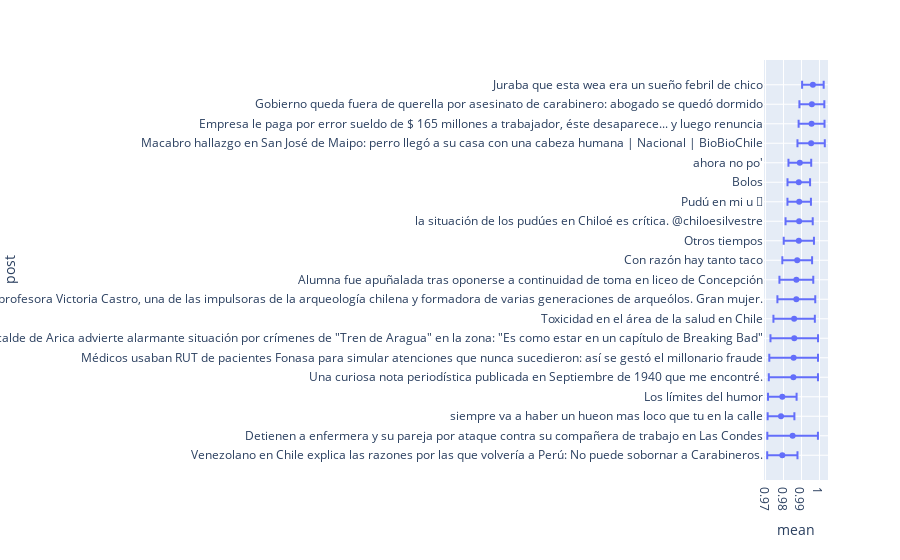

The cell this chart's notebook holds for it:
### Code cell
r_order = order[::-1][-20:]
data_dic = {
    'mean': posterior_mean[r_order],
    'std_err': std_err[r_order],
    'post': ordered_post[::-1]
}
df = pd.DataFrame(data=data_dic)
fig = px.scatter(df, x="mean", y="post", error_x="std_err")
fig.show()

### Figure 1 — Plotly figure (JSON) as saved in the notebook; plotly's stock layout.template omitted (floating-point values rounded to 4 significant figures)
{"data": [{"error_x": {"array": [0.008422, 0.01408, 0.007437, 0.007949, 0.01367, 0.01354, 0.01323, 0.01152, 0.01053, 0.009411, 0.008273, 0.008404, 0.007561, 0.006531, 0.006281, 0.006328, 0.007604, 0.007205, 0.006933, 0.006]}, "hovertemplate": "mean=%{x}<br>post=%{y}<extra></extra>", "legendgroup": "", "marker": {"color": "#636efa", "symbol": "circle"}, "mode": "markers", "name": "", "orientation": "h", "showlegend": false, "type": "scatter", "x": [0.9794, 0.9851, 0.9786, 0.9793, 0.9855, 0.9856, 0.986, 0.9859, 0.9871, 0.9871, 0.9876, 0.9885, 0.9887, 0.9887, 0.9885, 0.9891, 0.9954, 0.9956, 0.9958, 0.9964], "xaxis": "x", "y": ["Venezolano en Chile explica las razones por las que volvería a Perú: No puede sobornar a Carabineros.", "Detienen a enfermera y su pareja por ataque contra su compañera de trabajo en Las Condes", "siempre va a haber un hueon mas loco que tu en la calle", "Los límites del humor", "Una curiosa nota periodística publicada en Septiembre de 1940 que me encontré.", "Médicos usaban RUT de pacientes Fonasa para simular atenciones que nunca sucedieron: así se gestó el millonario fraude", "Alcalde de Arica advierte alarmante situación por crímenes de \"Tren de Aragua\" en la zona: \"Es como estar en un capítulo de Breaking Bad\"", "Toxicidad en el área de la salud en Chile", "Hoy falleció la profesora Victoria Castro, una de las impulsoras de la arqueología chilena y formadora de varias generaciones de arqueólos. Gran mujer.", "Alumna fue apuñalada tras oponerse a continuidad de toma en liceo de Concepción", "Con razón hay tanto taco", "Otros tiempos", "la situación de los pudúes en Chiloé es crítica. @chiloesilvestre", "Pudú en mi u 🤠", "Bolos", "ahora no po'", "Macabro hallazgo en San José de Maipo: perro llegó a su casa con una cabeza humana | Nacional | BioBioChile", "Empresa le paga por error sueldo de $ 165 millones a trabajador, éste desaparece... y luego renuncia", "Gobierno queda fuera de querella por asesinato de carabinero: abogado se quedó dormido", "Juraba que esta wea era un sueño febril de chico"], "yaxis": "y"}], "layout": {"legend": {"tracegroupgap": 0}, "margin": {"t": 60}, "xaxis": {"anchor": "y", "domain": [0, 1], "title": {"text": "mean"}}, "yaxis": {"anchor": "x", "domain": [0, 1], "title": {"text": "post"}}}}
